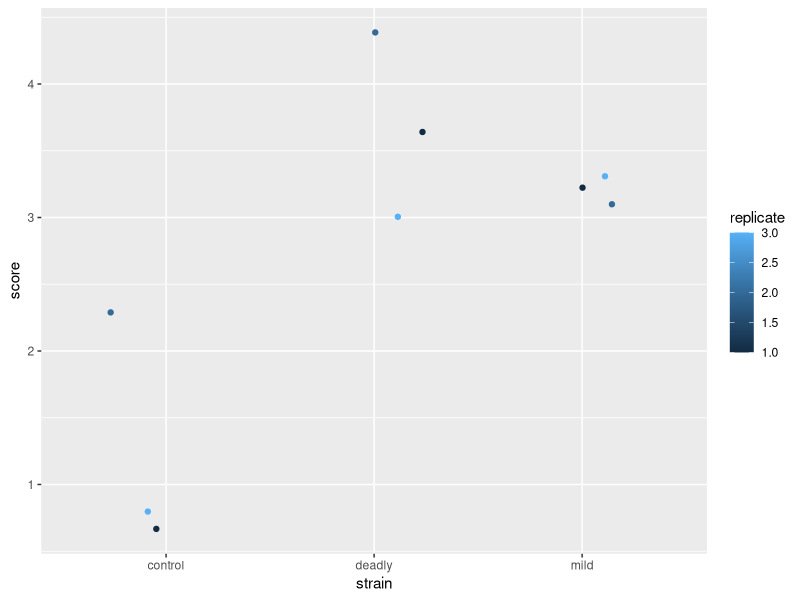
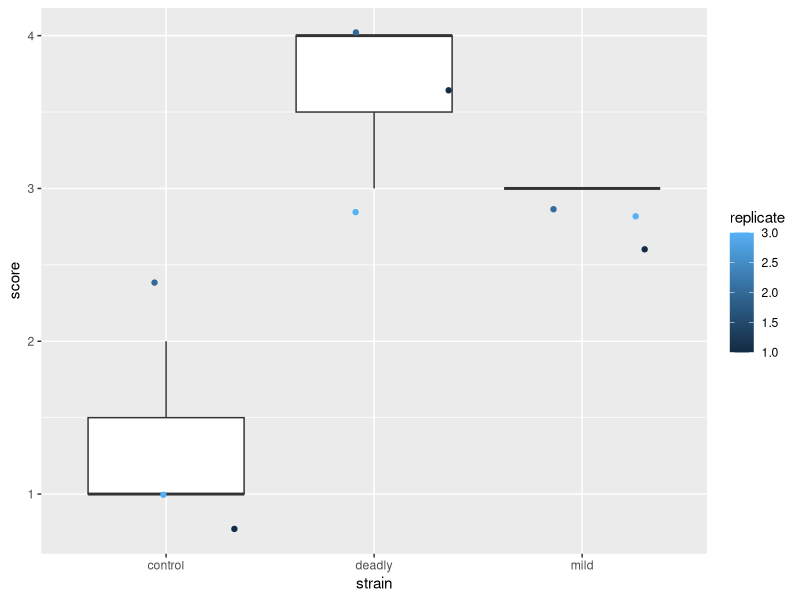
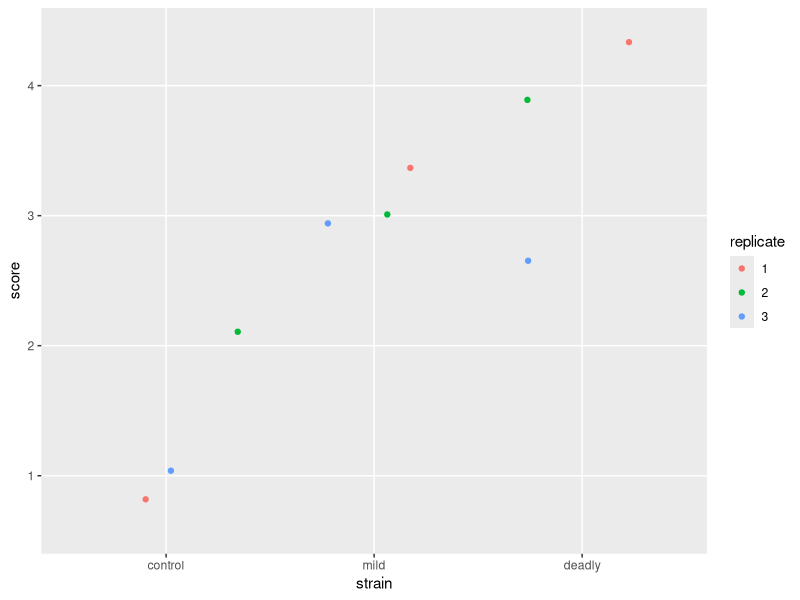
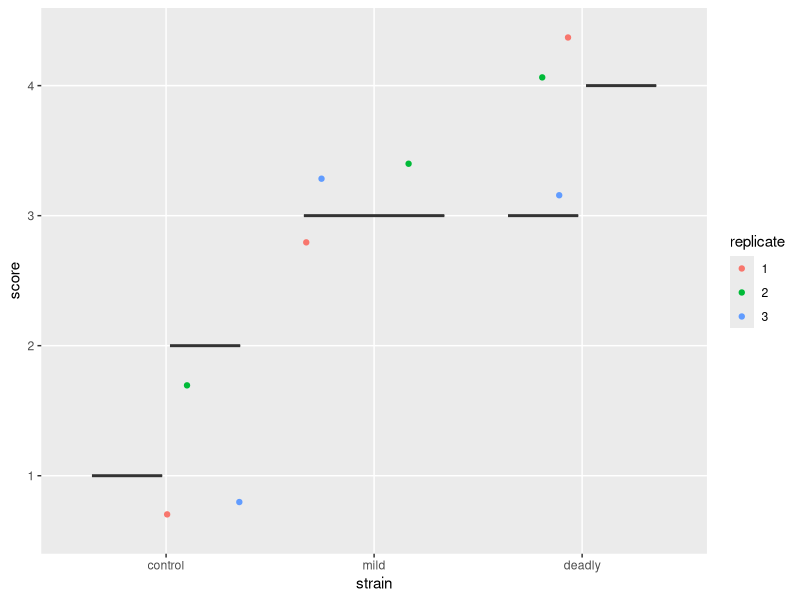
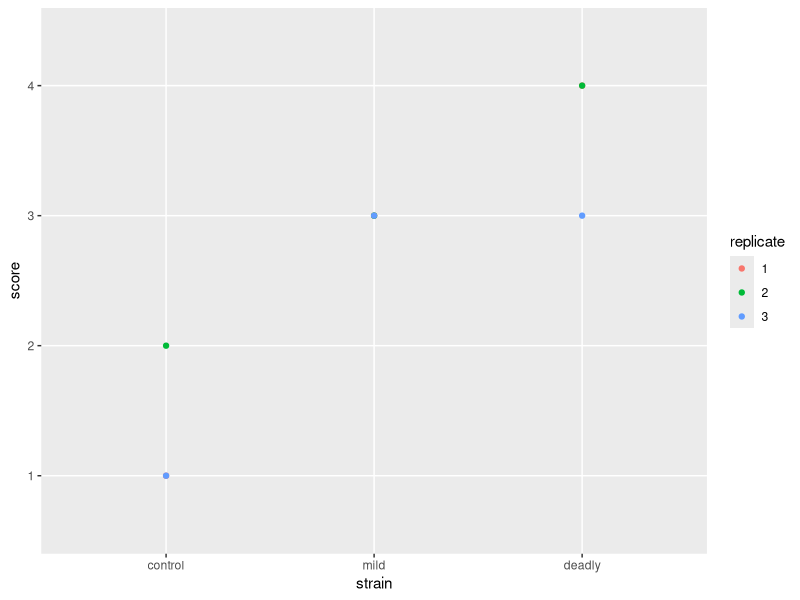
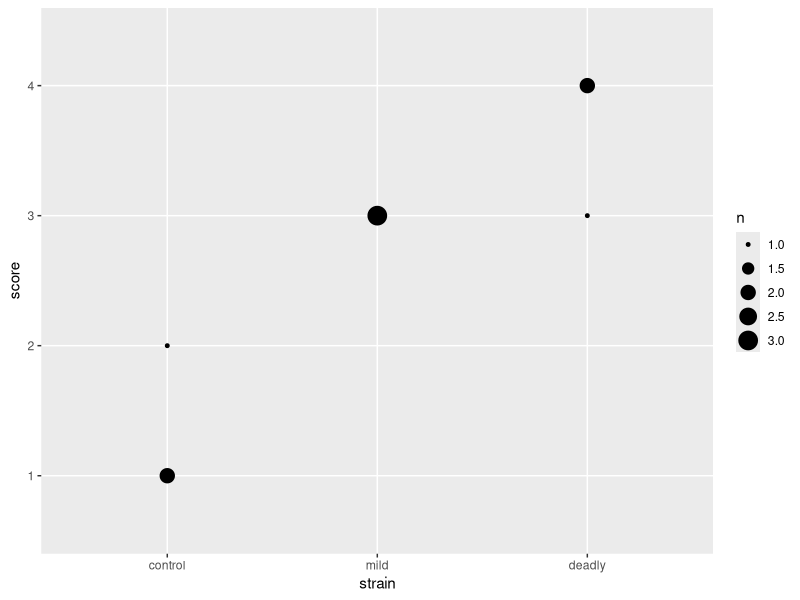
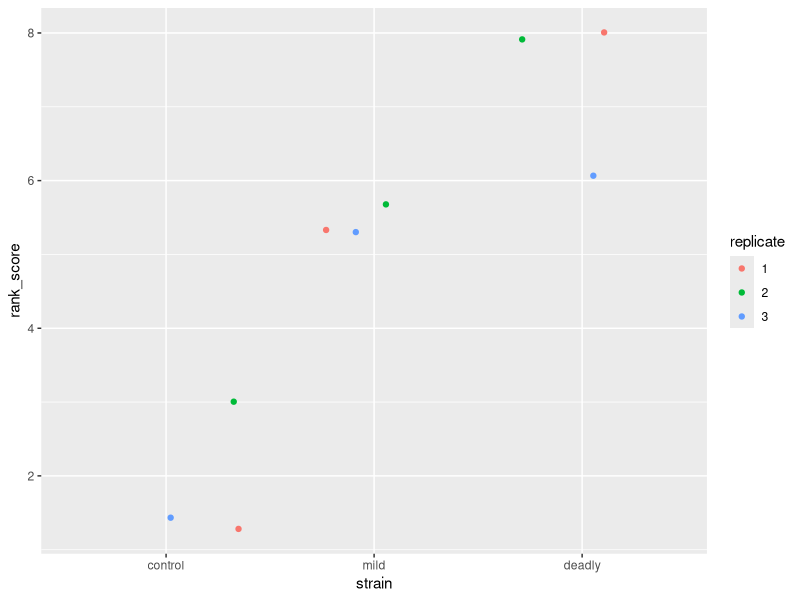

These figures' R source, in order:
## ---- chunk 1
library(magrittr)
set.seed(123)
tibble::tibble(
  severity = c("Dead", "Very Ill", "Ill", "No Effect"),
  score = c(4,3,2,1)
)  %>% knitr::kable()
## ---- chunk 2
scores <- tibble::tibble(
  strain = rep(c("control", "mild", "deadly"),3),
  replicate = c(rep(1, 3), rep(2,3), rep(3,3)),
  score = c( 1, 3, 4, 2, 3, 4, 1, 3, 3)
) 
knitr::kable(scores)
## ---- chunk 3
library(ggplot2)
scores %>% ggplot() + aes(strain, score) + geom_jitter(aes(colour = replicate))
## ---- chunk 4
scores %>% ggplot() + aes(strain, score) + geom_boxplot() + geom_jitter(aes(colour = replicate))
## ---- chunk 5
library(readr)
read_csv("data/sample.csv")

## ---- chunk 6
read_csv(
  "data/sample.csv",
  col_types = cols(
    strain = col_factor(NULL),
    replicate = col_factor(NULL),
    score = col_factor(NULL)
  )
)
## ---- chunk 7
read_csv(
  "data/sample.csv",
  col_types = cols(
    strain = col_factor( levels = c("control", "mild", "deadly")),
    replicate = col_factor( levels = c("1", "2", "3")),
    score = col_factor( levels = c("1", "2", "3", "4"))
  )
)
## ---- chunk 8
library(dplyr)
str(scores)

scores %>% transmute(
  strain = as.factor(strain),
  replicate = as.factor(replicate),
  score = as.factor(score)
)
## ---- chunk 9
scores <- read_csv(
  "data/sample.csv",
  col_types = cols(
    strain = col_factor( levels = c("control", "mild", "deadly")),
    replicate = col_factor( levels = c("1", "2", "3")),
    score = col_factor( levels = c("1", "2", "3", "4"))
  )
)

scores %>% ggplot() +
  aes(strain, score) +
  geom_jitter(aes(colour = replicate ))
## ---- chunk 10

scores <- read_csv(
  "data/sample.csv",
  col_types = cols(
    strain = col_factor( levels = c("control", "mild", "deadly")),
    replicate = col_factor( levels = c("1", "2", "3")),
    score = col_factor( levels = c("1", "2", "3", "4"))
  )
)


scores %>% ggplot() +
  aes(strain, score) +
  geom_boxplot() +
  geom_jitter(aes(colour = replicate))

## ---- chunk 11
scores %>% ggplot() +
  aes(strain, score) + 
  geom_point(aes(colour=replicate))
## ---- chunk 12
scores %>% ggplot() +
  aes(strain, score) + 
  geom_count()
## ---- chunk 13
observations <- c("none", "some", "some", "none", "lots", "many")

ordfac_observations <- factor(observations, 
                          levels = c("none", "some", "many", "lots", "all"),
                          ordered = TRUE
                          )
## ---- chunk 14
ordfac_observations
## ---- chunk 15
rank(ordfac_observations)
## ---- chunk 16
scores <- scores %>% transmute(
  score = factor(score, levels = c("1","2","3","4"), ordered = TRUE),
  rank_score = rank(score),
  strain,replicate
)

ggplot(scores) + aes(strain, rank_score) + geom_jitter(aes(colour = replicate))

## ---- chunk 17
library(multcomp)
## ---- chunk 18
model <- lm(rank_score ~ strain, data = scores)
summary(model)

library(multcomp)
summary(glht(
  model, linfct = mcp(strain = "Tukey")
))
## ---- chunk 19
library(dplyr)
two_groups <- filter(scores, strain != "deadly") %>% 
  droplevels() %>% 
  transmute(score = as.numeric(as.character(score)),
            strain, replicate
            )

str(two_groups)

wilcox.test(score ~ strain, data = two_groups)

## ---- chunk 20
kruskal.test(rank_score ~ strain, data = scores)
